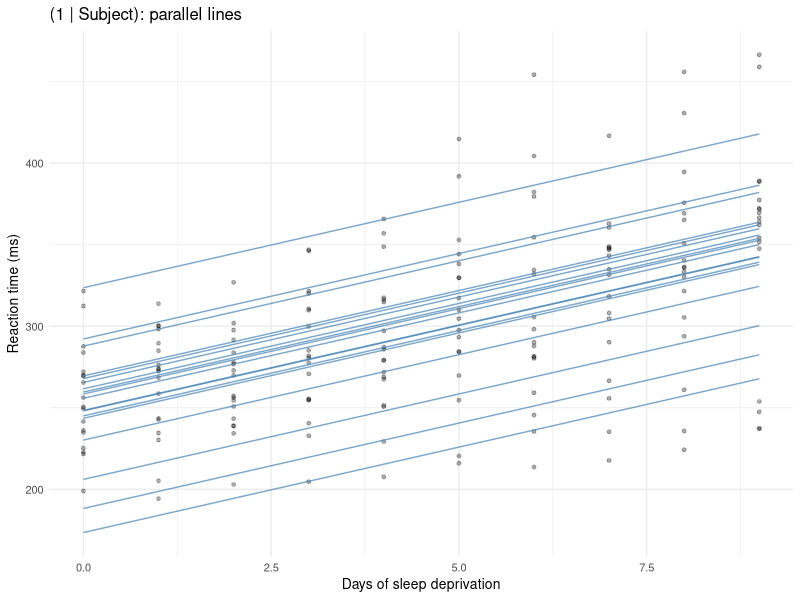
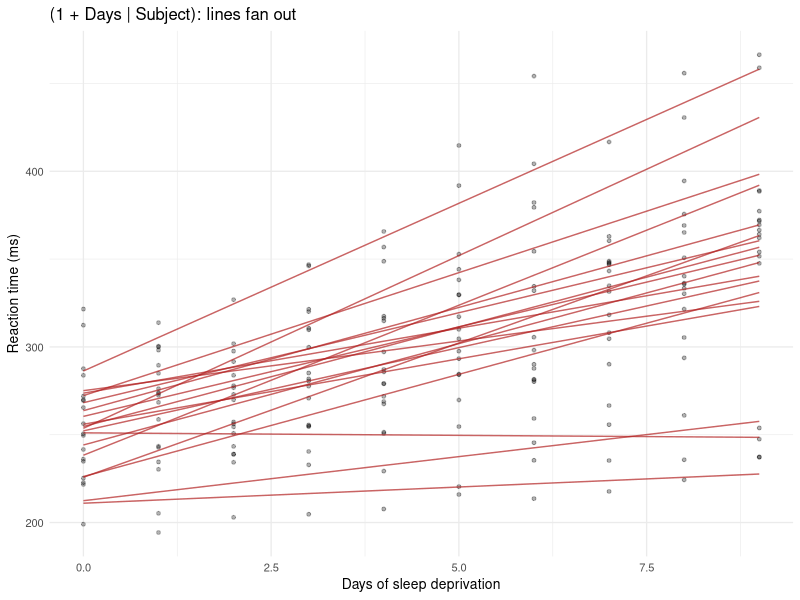
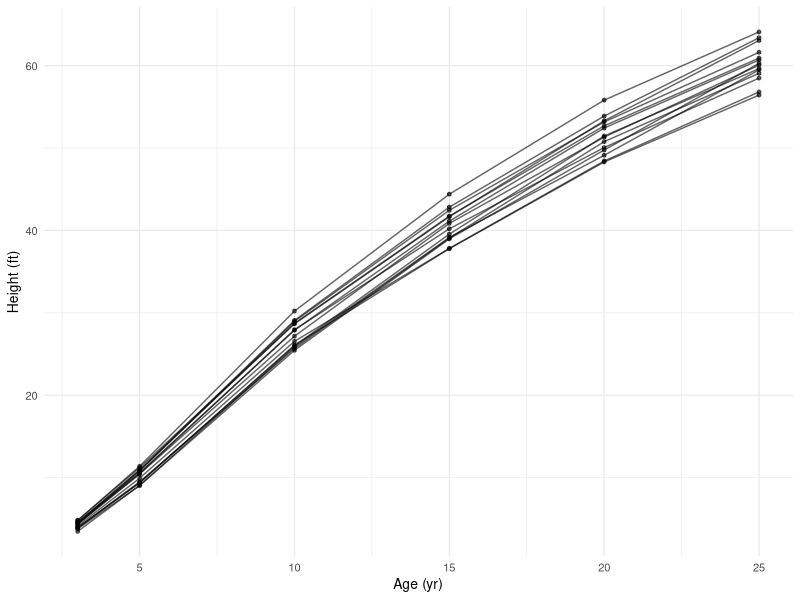
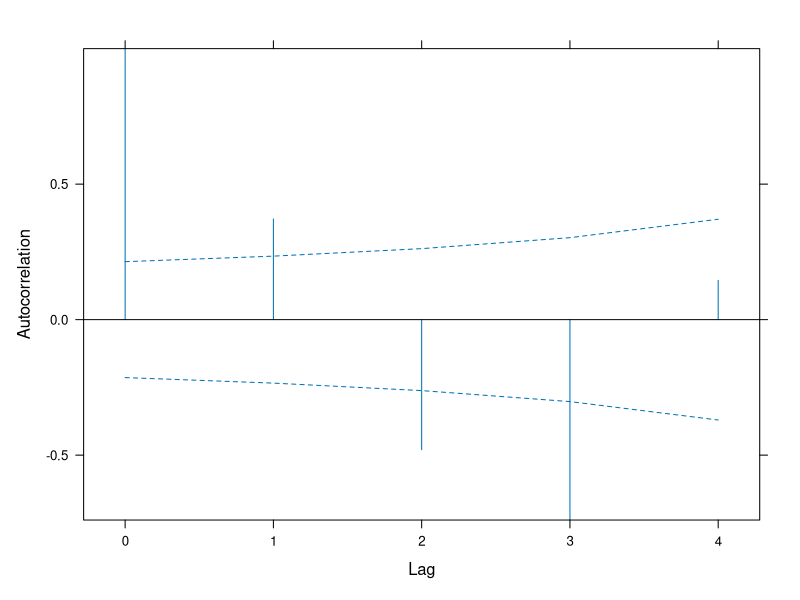

The R source for these figures, in order: (Note: this script raises an error after producing the figures.)
## ---- chunk 1
#| message: false
#| warning: false
#| paged-print: false

library(lme4)
library(lmerTest)   # Satterthwaite / Kenward-Roger df for lmer
library(nlme)       # residual correlation and variance structures
library(tidyverse)

options(contrasts = c("contr.sum", "contr.poly"))

# ar1() and cs() terms need lme4 2.0 or newer; chunks that use them are
# skipped on older installs
packageVersion("lme4")
has_lme4_cov <- packageVersion("lme4") >= "2.0.0"
## ---- chunk 2
#| collapse: true
data(sleepstudy)
head(sleepstudy, 4)
## ---- chunk 3
#| collapse: true
m_int <- lmer(Reaction ~ Days + (1 | Subject), data = sleepstudy)

VarCorr(m_int)
fixef(m_int)
## ---- chunk 4
#| echo: true
#| message: false
#| warning: false
#| fig-width: 5
#| fig-height: 3.4
#| fig-alt: "Reaction time against days of sleep deprivation for eighteen subjects, with the random-intercept model's fitted lines drawn for each subject. All eighteen lines are parallel and differ only in height."
sleepstudy$fit_int <- fitted(m_int)

ggplot(sleepstudy, aes(Days, Reaction, group = Subject)) +
  geom_point(alpha = 0.3, size = 1) +
  geom_line(aes(y = fit_int), alpha = 0.7, color = "steelblue") +
  labs(x = "Days of sleep deprivation", y = "Reaction time (ms)",
       title = "(1 | Subject): parallel lines") +
  theme_minimal(base_size = 10)
## ---- chunk 5
#| collapse: true
m_slope <- lmer(Reaction ~ Days + (1 + Days | Subject), data = sleepstudy)

VarCorr(m_slope)
## ---- chunk 6
#| collapse: true
head(coef(m_slope)$Subject, 5)   # each subject's own intercept and slope
## ---- chunk 7
#| echo: true
#| message: false
#| warning: false
#| fig-width: 5
#| fig-height: 3.4
#| fig-alt: "Reaction time against days of sleep deprivation for eighteen subjects with the random-slope model's fitted lines. The lines now fan out, differing in steepness as well as height, with one subject nearly flat and another rising steeply."
sleepstudy$fit_slope <- fitted(m_slope)

ggplot(sleepstudy, aes(Days, Reaction, group = Subject)) +
  geom_point(alpha = 0.3, size = 1) +
  geom_line(aes(y = fit_slope), alpha = 0.7, color = "firebrick") +
  labs(x = "Days of sleep deprivation", y = "Reaction time (ms)",
       title = "(1 + Days | Subject): lines fan out") +
  theme_minimal(base_size = 10)
## ---- chunk 8
#| collapse: true
m_corr   <- lmer(Reaction ~ Days + (1 + Days | Subject), sleepstudy)

m_uncorr <- lmer(Reaction ~ Days + (1 | Subject) + (0 + Days | Subject),
                 sleepstudy)

m_dbar   <- lmer(Reaction ~ Days + (Days || Subject), sleepstudy)

VarCorr(m_corr)
VarCorr(m_uncorr)
## ---- chunk 9
#| collapse: true
# RANDOM effects: compare with REML, which is the default.
# refit = FALSE stops anova() from silently refitting with ML.
anova(m_int, m_uncorr, m_corr, refit = FALSE)
## ---- chunk 10
#| collapse: true
# FIXED effects: refit with ML first. REML likelihoods from models with
# different fixed effects are NOT comparable.
m0 <- lmer(Reaction ~ 1    + (1 + Days | Subject), sleepstudy, REML = FALSE)
m1 <- lmer(Reaction ~ Days + (1 + Days | Subject), sleepstudy, REML = FALSE)
anova(m0, m1)

# or, better for a small sample, the F-test with adjusted denominator df
anova(m_slope)
## ---- chunk 11
#| collapse: true
data(Loblolly)
lob <- as.data.frame(Loblolly)
lob$f_age <- factor(lob$age)  # age as a FACTOR: lme4's ar1() / cs() need it
str(lob)
table(table(lob$Seed))        # 14 seed sources, 6 measurements each
sort(unique(lob$age))
## ---- chunk 12
#| echo: true
#| message: false
#| warning: false
#| fig-width: 5
#| fig-height: 3.2
#| fig-alt: "Height of fourteen loblolly pine seed sources plotted against age from 3 to 25 years, one line per seed source. All lines rise steeply and nearly straight, and the spread between seed sources widens with age."
ggplot(lob, aes(age, height, group = Seed)) +
  geom_line(alpha = 0.6) + geom_point(size = 1, alpha = 0.6) +
  labs(x = "Age (yr)", y = "Height (ft)") +
  theme_minimal(base_size = 10)
## ---- chunk 13
#| collapse: true
ctrl <- lmeControl(opt = "optim", msMaxIter = 200)

l_ri <- lme(height ~ age, random = ~ 1 | Seed, data = lob, control = ctrl)

# nlme syntax map:
#   lmer(y ~ x + (1     | g))  ->  lme(y ~ x, random = ~ 1     | g)
#   lmer(y ~ x + (1 + x | g))  ->  lme(y ~ x, random = ~ 1 + x | g)
#   lmer(y ~ x + (1|a) + (1|b)) -> lme(y ~ x, random = list(a = ~1, b = ~1))
#                                   ... for NESTED a/b only; nlme cannot do
#                                   crossed random effects. Use lme4 for those.
VarCorr(l_ri)

# the same model in lme4 -- identical fit
m_ri <- lmer(height ~ age + (1 | Seed), data = lob)
c(nlme = logLik(l_ri), lme4 = logLik(m_ri))
## ---- chunk 14
#| collapse: true
#| fig-width: 5
#| fig-height: 3.2
#| fig-alt: "Autocorrelation function of the within-group residuals from the random-intercept model, plotted against lag 0 to 4, with a dashed significance band; the lag-1 autocorrelation is positive and the lag-2 and lag-3 values are negative and outside the band."
ACF(l_ri, maxLag = 4)
plot(ACF(l_ri, maxLag = 4), alpha = 0.05)
## ---- chunk 15
#| collapse: true
l_ar1 <- lme(height ~ age, random = ~ 1 | Seed, data = lob,
             correlation = corAR1(form = ~ 1 | Seed), control = ctrl)

# the estimated phi
coef(l_ar1$modelStruct$corStruct, unconstrained = FALSE)

# the 6x6 residual correlation matrix the model is now using
round(corMatrix(l_ar1$modelStruct$corStruct)[[1]], 3)
## ---- chunk 16
#| collapse: true
#| eval: !expr has_lme4_cov
m_ar1 <- lmer(height ~ age + ar1(0 + f_age | Seed), data = lob)

VarCorr(m_ar1)
## ---- chunk 17
#| collapse: true
#| eval: !expr has_lme4_cov
# nlme's version with no random intercept, for a like-for-like comparison
g_ar1 <- gls(height ~ age, data = lob,
             correlation = corAR1(form = ~ 1 | Seed))

c(lme4_rho = unname(getME(m_ar1, "par")["Seed.rho"]),
  nlme_phi = unname(coef(g_ar1$modelStruct$corStruct, unconstrained = FALSE)))

c(lme4 = logLik(m_ar1), nlme = logLik(g_ar1))

# fixed effects, with Satterthwaite df from lmerTest
round(coef(summary(m_ar1)), 4)
## ---- chunk 18
#| collapse: true
#| eval: !expr has_lme4_cov
# compound symmetry: one correlation for every pair of ages
m_cs <- lmer(height ~ age + cs(0 + f_age | Seed, hom = TRUE), data = lob)

VarCorr(m_cs)

# random intercept, lme4 compound symmetry, lme4 AR(1)
AIC(m_ri, m_cs, m_ar1)
## ---- chunk 19
#| collapse: true
l_car1 <- lme(height ~ age, random = ~ 1 | Seed, data = lob,
              correlation = corCAR1(form = ~ age | Seed), control = ctrl)

coef(l_car1$modelStruct$corStruct, unconstrained = FALSE)
## ---- chunk 20
#| collapse: true
l_wrong <- lme(height ~ age, random = ~ 1 | Seed, data = lob,
               correlation = corAR1(form = ~ age | Seed), control = ctrl)

coef(l_wrong$modelStruct$corStruct, unconstrained = FALSE)
## ---- chunk 21
#| collapse: true
# compound symmetry: ONE correlation for every pair of times, any distance
l_cs <- lme(height ~ age, random = ~ 1 | Seed, data = lob,
            correlation = corCompSymm(form = ~ 1 | Seed), control = ctrl)

# ARMA(1,1): an AR part and a moving-average part
l_arma <- lme(height ~ age, random = ~ 1 | Seed, data = lob,
              correlation = corARMA(form = ~ 1 | Seed, p = 1, q = 1),
              control = ctrl)
## ---- chunk 22
#| collapse: true
anova(l_ri, l_cs)
## ---- chunk 23
#| collapse: true
AIC(l_ri, l_cs, l_ar1, l_car1, l_arma)
## ---- chunk 24
#| collapse: true
#| eval: !expr has_lme4_cov
# the lme4 fits, for the three structures it can express
AIC(m_ri, m_cs, m_ar1)
## ---- chunk 25
#| collapse: true
l_un <- gls(height ~ age, data = lob,
            correlation = corSymm(form = ~ 1 | Seed),
            weights = varIdent(form = ~ 1 | age),
            control = glsControl(opt = "optim"))

round(corMatrix(l_un$modelStruct$corStruct)[[1]], 3)
## ---- chunk 26
#| collapse: true
# one residual variance per age (a "variance group")
l_vi <- lme(height ~ age, random = ~ 1 | Seed, data = lob,
            weights = varIdent(form = ~ 1 | age), control = ctrl)

# variance as a smooth power of the fitted value: Var = sigma^2 * |mu|^(2*delta)
l_vp <- lme(height ~ age, random = ~ 1 | Seed, data = lob,
            weights = varPower(), control = ctrl)

AIC(l_ri, l_vi, l_vp)
anova(l_ri, l_vp)
